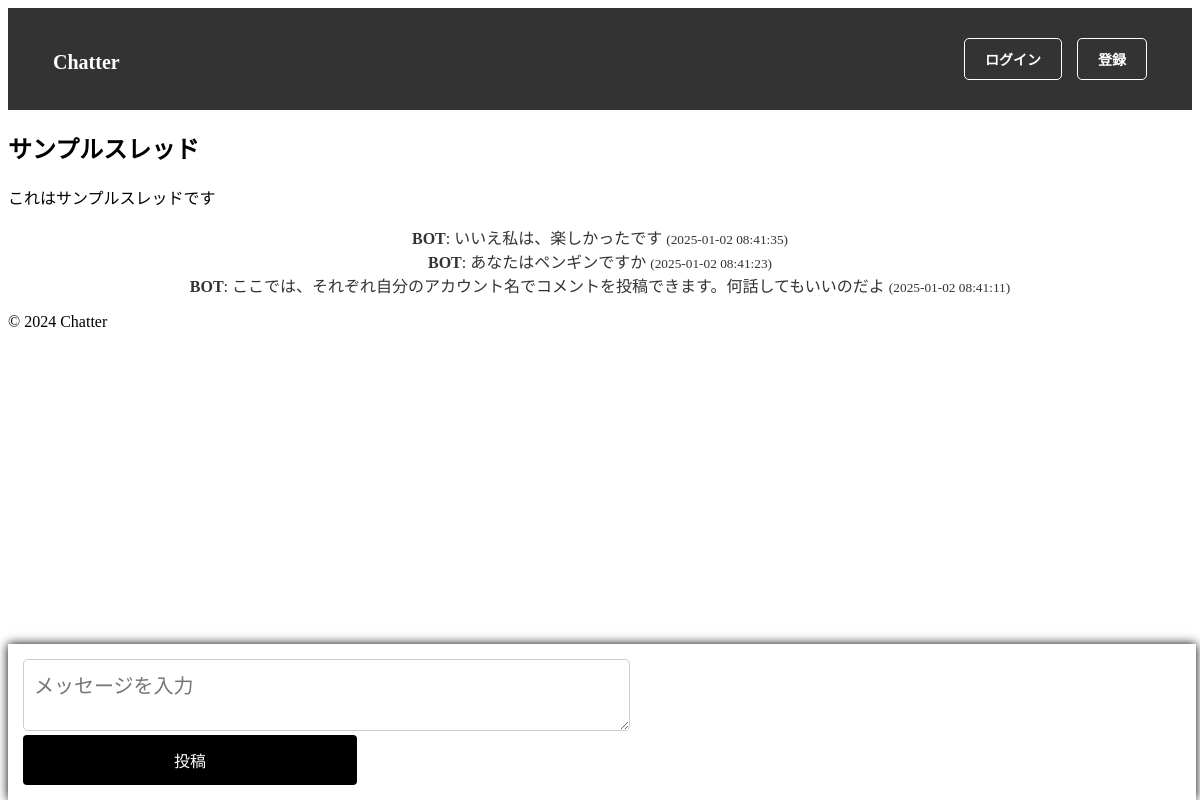
Screenshot of /thread/1 with the database file from the repository.
### tables this page shows
CREATE TABLE threads (
    id INTEGER PRIMARY KEY AUTOINCREMENT,
    username TEXT NOT NULL,
    title TEXT NOT NULL,
    description TEXT,
    created_at TIMESTAMP DEFAULT CURRENT_TIMESTAMP
);

CREATE TABLE posts (
    id INTEGER PRIMARY KEY AUTOINCREMENT,
    username TEXT NOT NULL,
    content TEXT NOT NULL,
    created_at TIMESTAMP DEFAULT CURRENT_TIMESTAMP,
    thread_id INTEGER,
    FOREIGN KEY (thread_id) REFERENCES threads(id) ON DELETE CASCADE
);

### routes/home.py (the view)
@home_blueprint.route('/thread/<int:thread_id>')
def thread(thread_id):
    thread = get_thread_by_id(thread_id)
    if thread is None:
        return "スレッドが見つかりません", 404
    posts = get_posts_for_thread(thread_id)
    return render_template('thread.html', thread=thread, posts=posts, username=session.get('username'))

### models/database.py (called while the page is built)
def get_db():
    conn = sqlite3.connect(DATABASE)
    conn.row_factory = sqlite3.Row
    return conn

### models/thread.py (called while the page is built)
def get_thread_by_id(thread_id):
    db = get_db()
    result = db.execute("SELECT * FROM threads WHERE id = ?", (thread_id,)).fetchall()
    if result:
        return result[0]
    return None

def get_posts_for_thread(thread_id):
    db = get_db()
    return db.execute("SELECT * FROM posts WHERE thread_id = ? ORDER BY created_at DESC", (thread_id,)).fetchall()

### templates/thread.html (shortened to what this page needs)
{% extends 'base.html' %}
{% block content %}
<h2>{{ thread[1] }}</h2>
<p>{{ thread[2] }}</p>
<div id="input-container">
    <form action="{{ url_for('home.create_post_route') }}" method="post">
        <textarea name="content" placeholder="メッセージを入力" required></textarea>
        <button type="submit" class="submit-btn">投稿</button>
    </form>
</div>
<ul class="post-list">
    {% for post in posts %}
    <li class="post-item">
        <strong>{{ post[1] }}</strong>: {{ post[2] }}
        <small>({{ post[3] }})</small>
    </li>
    {% endfor %}
</ul>
{% endblock %}

### static/css/style.css (style rules this page uses)
ul { list-style-type: none; padding: 0; margin: 0; display: flex; align-items: center; width: 100%; }
li { margin: 0 15px; }
#input-container { position: fixed; bottom: 0; width: 96.5%; background-color: rgb(255, 255, 255); padding: 15px; box-shadow: 0 0 10px rgb(0, 0, 0); z-index: 10; display: flex; justify-content: space-between; }
textarea { width: 175%; height: 50px; border: 1px solid #ccc; border-radius: 5px; padding: 10px; font-size: 20px; transition: border 0.3s; }
button { width: 50%; height: 50px; background-color: #333333; color: white; border: none; border-radius: 5px; font-size: 20px; transition: background-color 0.3s ease; }
.submit-btn { width: 100%; padding: 10px; background-color: #000; color: white; font-size: 16px; border: none; border-radius: 4px; cursor: pointer; transition: background-color 0.3s ease; }
ul.post-list { list-style-type: none; padding: 0; display: flex; flex-direction: column; text-align: left; }
li.post-item { color: #333; text-align: left; }

### rows the page displays
threads: username "サンプルスレッド", title "これはサンプルスレッドです"
posts: username "BOT", content "いいえ私は、楽しかったです", created_at "2025-01-02 08:41:35"
posts: username "BOT", content "あなたはペンギンですか", created_at "2025-01-02 08:41:23"
posts: username "BOT", content "ここでは、それぞれ自分のアカウント名でコメントを投稿できます。何話してもいいのだよ", created_at "2025-01-02 08:41:11"
